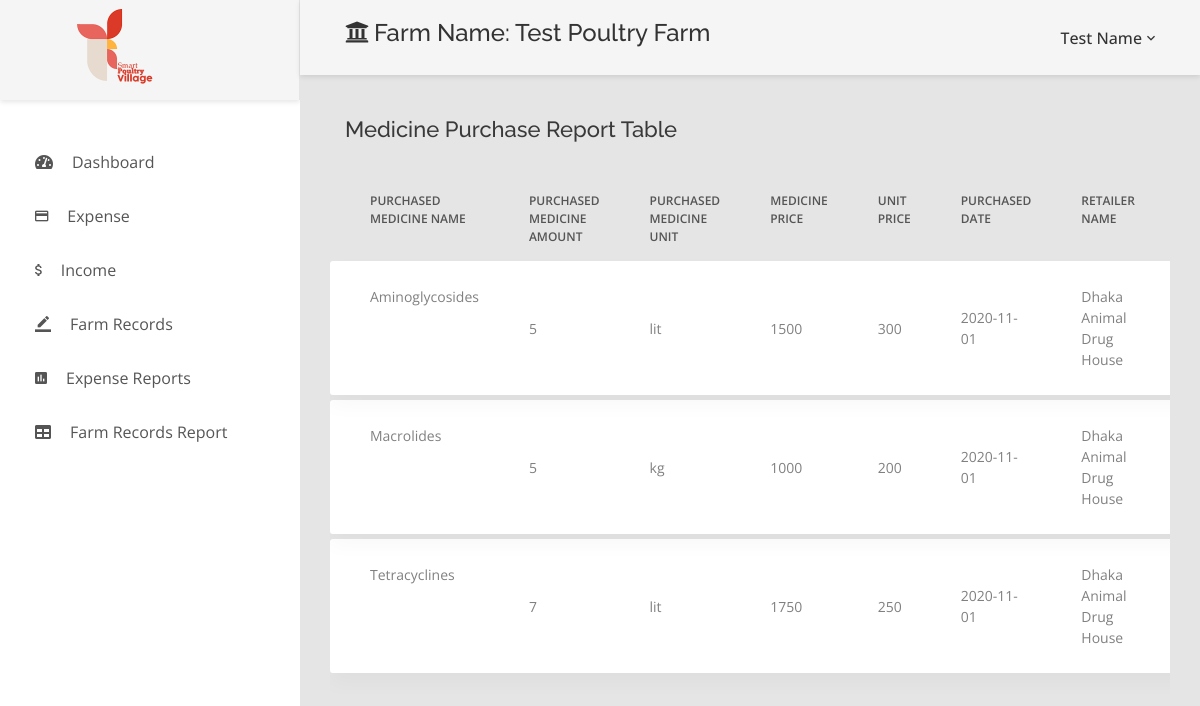
Screenshot of /med_purchase_repo.php (signed in) with the database file from the repository.
### tables this page shows
CREATE TABLE `user` (
  `id` int(10) NOT NULL,
  `farm_name` varchar(60) NOT NULL,
  `full_name` varchar(60) NOT NULL,
  `email_address` varchar(60) NOT NULL,
  `phone_number` varchar(12) NOT NULL,
  `hashed_password` varchar(70) NOT NULL
);

CREATE TABLE `med_purchase` (
  `id` int(10) NOT NULL,
  `med_id` int(10) NOT NULL,
  `med_unit` varchar(20) NOT NULL,
  `med_amount` double NOT NULL,
  `med_price` int(30) NOT NULL,
  `med_unit_price` int(20) NOT NULL,
  `med_pdate` date NOT NULL DEFAULT current_timestamp(),
  `med_rname` varchar(30) NOT NULL
);

CREATE TABLE `med_item` (
  `id` int(10) NOT NULL,
  `med_name` varchar(60) NOT NULL,
  `med_type` varchar(50) NOT NULL,
  `med_unit` varchar(60) NOT NULL,
  `med_unit_price` int(60) NOT NULL,
  `adding_date` date NOT NULL
);

### includes/init.php (called while the page is built, shortened)
<?php
  $session = new Session;
?>

### class/session.class.php (called while the page is built, shortened)
<?php
class  Session {
    public $user_id;
    public function is_logged_in() {
        return isset($this->user_id);
    }
    private function check_stored_login() {
        if(isset($_SESSION['user_id'])) {
            $this->user_id = $_SESSION['user_id'];
        }
    }
}
?>

### class/database.class.php (called while the page is built, shortened)
<?php
class Database {
    static public $database;
    static protected $table_name = "";
    static public function set_database($database) {
        self::$database = $database;
    }
    static public function find_by_sql($sql) {
        $result = self::$database->query($sql);
        $object_array = [];
        while($record = $result->fetch_assoc()) {
            $object_array[] = static::instantiate($record);
        }
        return $object_array;
    }
    static public function count_all() {
        $sql = "SELECT COUNT(*) FROM " . static::$table_name;
        $result_set = self::$database->query($sql);
        $row = $result_set->fetch_array();
        return array_shift($row);
    }
    static public function find_by_id($id) {
        $sql = "SELECT * FROM " . static::$table_name . " ";
        $sql .= "WHERE id='" . self::$database->escape_string($id) . "'";
        $obj_array = static::find_by_sql($sql);
        if(!empty($obj_array)) {
            return array_shift($obj_array);
        } else {
            return false;
        }
    }
    static protected function instantiate($record) {
        $object = new static;
        foreach($record as $property => $value) {
            if(property_exists($object, $property)) {
                $object->$property = $value;
            }
        }
        return $object;
    }
}
?>

### class/pagination.class.php (called while the page is built, shortened)
<?php
class Pagination{
    public $current_page;
    public $per_page;
    public function __construct($page=1,$per_page=20,$total_count=0){
        $this->current_page = (int) $page;
        $this->per_page = (int) $per_page;
    }
    public function offset(){
        return $this->per_page * ($this->current_page - 1);
    }
}
?>

### med_purchase_repo.php (the view, shortened to what this page needs)
<?php include_once 'includes/dashboard/head.php' ?>
<?php include_once 'includes/dashboard/slider.php' ?>
<?php require_once('includes/init.php'); ?>
<div class="page-container">
    <?php if($session->is_logged_in()) {
        $id = $session->user_id
        ?>
        <header class="header-desktop">
            <div class="section__content section__content--p30">
                <div class="container-fluid">
                    <div class="header-wrap">
                        <?php $user = User::find_by_id($id)?>
                        <h4>
                            <i class="fa fa-university" aria-hidden="true" style="margin-right: 5px;"></i>Farm Name:   <?php echo $user->farm_name ?>
                        </h4>
                        <div class="account-wrap">
                            <div class="account-item clearfix js-item-menu">
                                <div class="content">
                                    <a class="js-acc-btn" href="#"><?php echo $user->full_name ?></a>
                                </div>
                            </div>
                        </div>
                    </div>
                </div>
            </div>
        </header>
    <?php } ?>
    <div class="main-content">
        <div class="section__content section__content--p30">
            <div class="container-fluid">
                <div class="row">
                    <div class="col-md-12">
                        <h3 class="title-5 m-b-35">Medicine Purchase Report Table</h3>
                    </div>
                    <div class="table-responsive table-responsive-data2">
                        <table class="table table-data2">
                            <thead>
                            <tr>
                                <th>Purchased Medicine Name</th>
                                <th>Purchased Medicine Amount </th>
                                <th>Purchased Medicine Unit</th>
                                <th>Medicine Price</th>
                                <th>Unit Price</th>
                                <th>Purchased Date</th>
                                <th>Retailer Name</th>
                                <th></th>
                            </tr>
                            </thead>
                            <tbody>
                            <?php
                            $current_page = $_GET['page'] ?? 1;
                            $per_page = 5;
                            $total_count = MedicinePurchase::count_all();
                            $pagination = new Pagination($current_page, $per_page, $total_count);
                            $sql = "SELECT med_name,med_purchase.id,med_amount,med_purchase.med_unit,med_price,med_purchase.med_unit_price,med_pdate,med_rname FROM `med_purchase`
                                    INNER JOIN med_item
                                    ON med_item.id = med_purchase.med_id ";
                            $sql .= "LIMIT {$per_page} ";
                            $sql .= "OFFSET {$pagination->offset()}";
                            $medicines = Database::$database->query($sql);
                            foreach ($medicines as $medicine=>$value) {
                                ?>
                                <tr class="tr-shadow">
                                    <td>
                                        <?php echo $value['med_name'] ?>
                                    </td>
                                    <td>
                                        <?php echo $value['med_amount'] ?>
                                    </td>
                                    <td><?php echo $value['med_unit'] ?></td>
                                    <td><?php echo $value['med_price'] ?></td>
                                    <td><?php echo $value['med_unit_price'] ?></td>
                                    <td><?php echo $value['med_pdate'] ?></td>
                                    <td><?php echo $value['med_rname'] ?></td>
                                    <td>
                                    </td>
                                </tr>
                                <tr class="spacer"></tr>
                            <?php } ?>
                            </tbody>
                        </table>
                    </div>
                </div>
            </div>
        </div>
    </div>
</div>
<?php include_once 'includes/dashboard/footer.php' ?>

### assets/css/style.css (style rules this page uses)
body { font-family: "Open Sans", sans-serif; color: #444; }
h1, h2, h3, h4, h5, h6, .font-primary { font-family: "Raleway", sans-serif; }

### rows the page displays
user: farm_name "Test Poultry Farm", full_name "Test Name"
med_purchase: med_item.med_name "Aminoglycosides", med_amount "5", med_unit "lit", med_price "1500", med_unit_price "300", med_pdate "2020-11-01", med_rname "Dhaka Animal Drug House"
med_purchase: med_item.med_name "Macrolides", med_amount "5", med_unit "kg", med_price "1000", med_unit_price "200", med_pdate "2020-11-01", med_rname "Dhaka Animal Drug House"
med_purchase: med_item.med_name "Tetracyclines", med_amount "7", med_unit "lit", med_price "1750", med_unit_price "250", med_pdate "2020-11-01", med_rname "Dhaka Animal Drug House"
